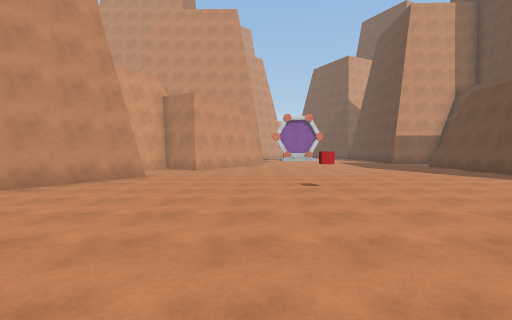
[1] (above)

18 first-person views from a walk through a Unity game level. The camera is 1.5 m above the floor, tilts 2° down and sees 85° across. The floor is counted in squares, 2 m on a side. Each view is taken from the middle of a square. On the plan, view 1 faces up. The plan holds only what a view shows up to about 10 squares ahead; the rest is blank. The place goes on beyond the plan. The player character is not drawn. Surface patterns are stand-ins for the level's own textures.

[2]
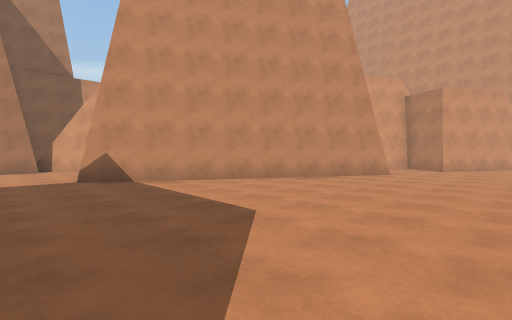

[3]
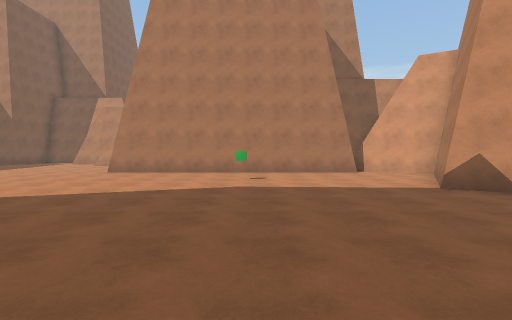

[4]
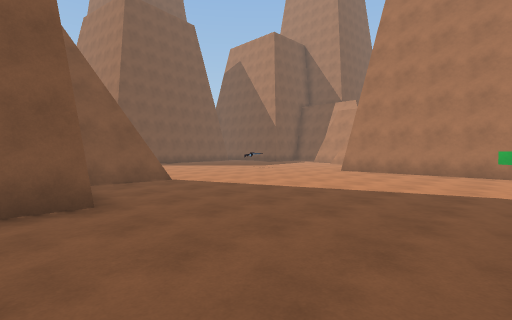

[5]
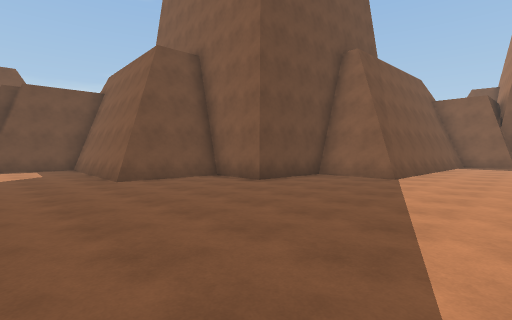

[6]
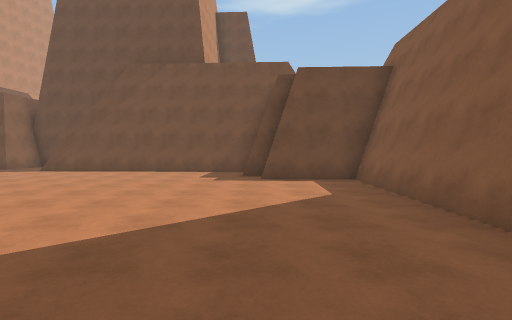

[7]
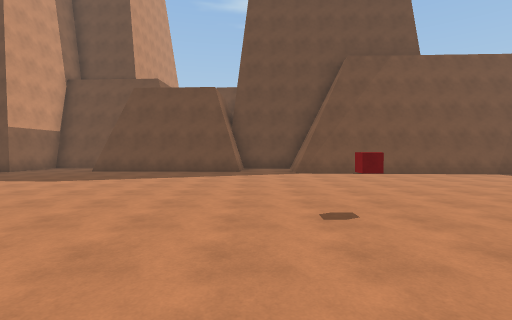

[8]
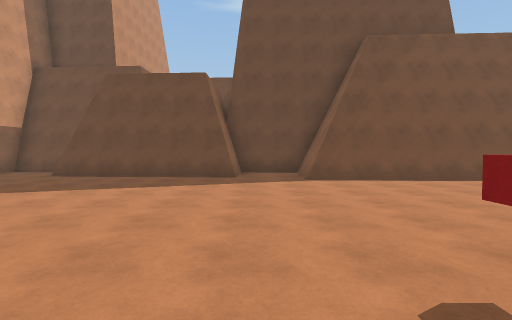

[9]
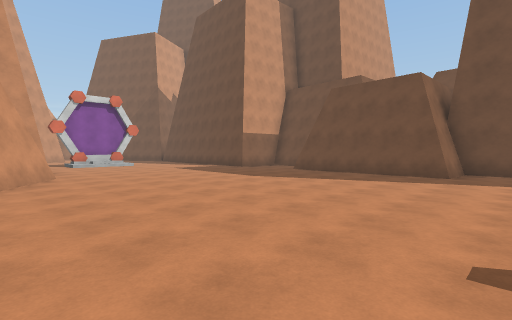

[10]
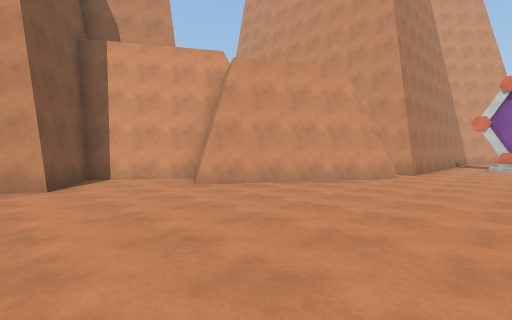

[11]
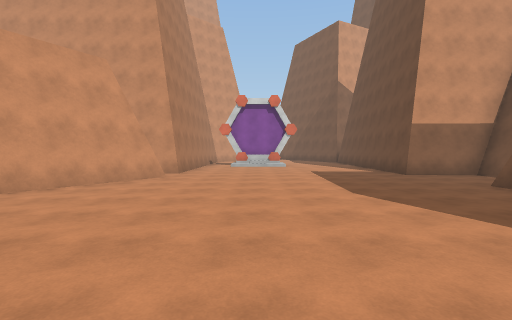

[12]
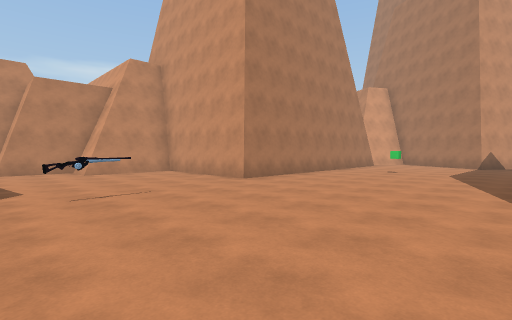

[13]
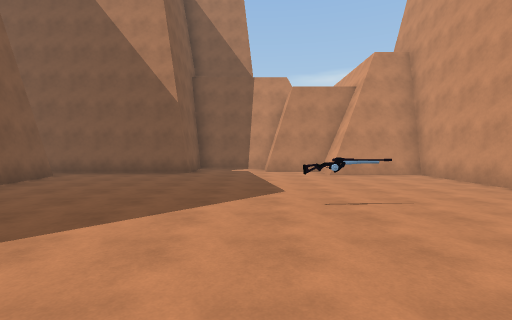

[14]
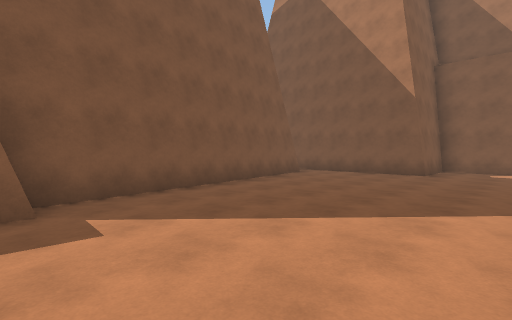

[15]
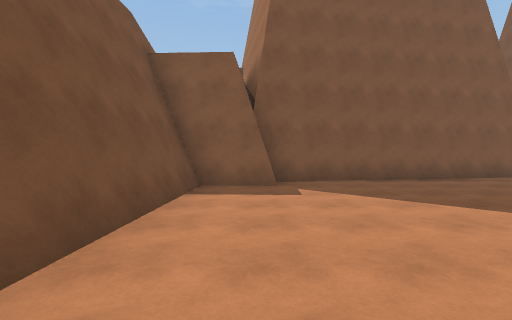

[16]
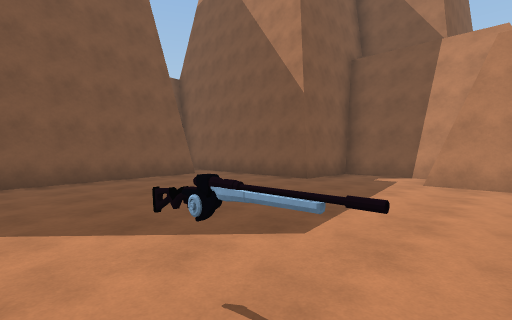

[17]
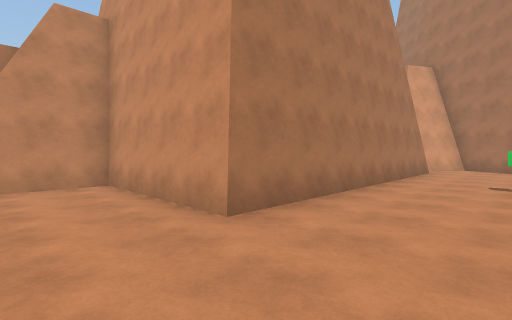

[18]
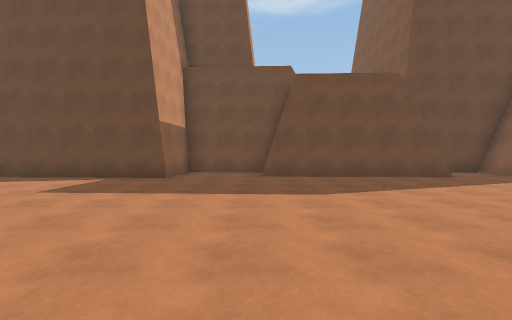

### Floor plan
Points are (right, up) in squares from view 1. A wall is a line through its corners. A room is listed if a view was taken in it or the views show most of it. See-through windows are left out.
Room 1 (views 1, 2, 3, 4, 5, 6, 7, 8, 9, 10, 11, 12, 13, 14, 15, 16, 17, 18)
walls: (-0.8, -4.5) (4.4, -4.7); (-1.1, -7.2) (-1, -4.6); (5.1, -2.5) (5.2, -1.6); (-11.5, 0.4) (-11.5, -7.9) (-15.7, -7.9) (-15.7, -10.4) (-16.8, -10.4) (-16.8, -12.4) (-18.5, -12.4) (-18.5, -15.3) (-16.2, -15.3) (-16.2, -19.5); (-10.8, 2.8) (-12.3, 0.4); (-5.3, -9.6) (-3.1, -9.7); (-11.4, 2.4) (-12, 1.3); (6.9, -1.8) (7.2, 5.3) (9.3, 5.2) (9.4, 7.6) (7.9, 7.7) (8.1, 12.5); (-5.1, 8.9) (-3.3, 7.8) (-7.5, 0.8) (-11.1, 2.9) (-11.3, 2.5); (-4.4, 10.3) (-5.2, 9); (7.2, 5.5) (9.3, 5.4); (-3.8, 11.4) (-4.4, 10.4); (7.8, 7.7) (8, 12.5); (0.4, 15) (-2.3, 10.5) (-3.6, 11.3); (-7.5, -16.9) (-5.4, -17); (-7.3, -17.1) (-5.6, -17.2) (-5.3, -9.9) (-3.1, -10) (-3, -7.1) (-0.9, -7.2) (-0.8, -4.6) (4.3, -4.9); (9.8, 12.4) (10, 15.4) (7.6, 15.5) (7.7, 17.5); (9.7, 12.6) (9.8, 15.4); (0.4, 17.5) (0.4, 16.1); (-15, -18.9) (-7.1, -17.6)
low walls: (6.7, -1.6) (6.8, 2.1); (-3.6, 11.3) (-5.1, 8.9)
objects: other object (-11, -12); green cube (-9, -3); red cube (1, 6)

Where each view was taken, in squares from view 1:
view 1: 0 up, 0 right, facing up
view 2: 1 down, 0 right, facing up-left
view 3: 3 down, 2 left, facing left
view 4: 3 down, 2 left, facing down-left
view 5: 2 down, 8 left, facing down-right
view 6: 2 down, 3 left, facing right
view 7: 7 up, 2 left, facing right
view 8: 7 up, 0 right, facing right
view 9: 6 up, 1 left, facing up-right
view 10: 7 up, 3 right, facing up-left
view 11: 7 up, 3 right, facing up
view 12: 13 down, 6 left, facing up-left
view 13: 13 down, 7 left, facing left
view 14: 13 down, 7 left, facing down-left
view 15: 11 down, 7 left, facing down
view 16: 11 down, 10 left, facing down-left
view 17: 10 down, 9 left, facing up-left
view 18: 13 up, 0 right, facing right
